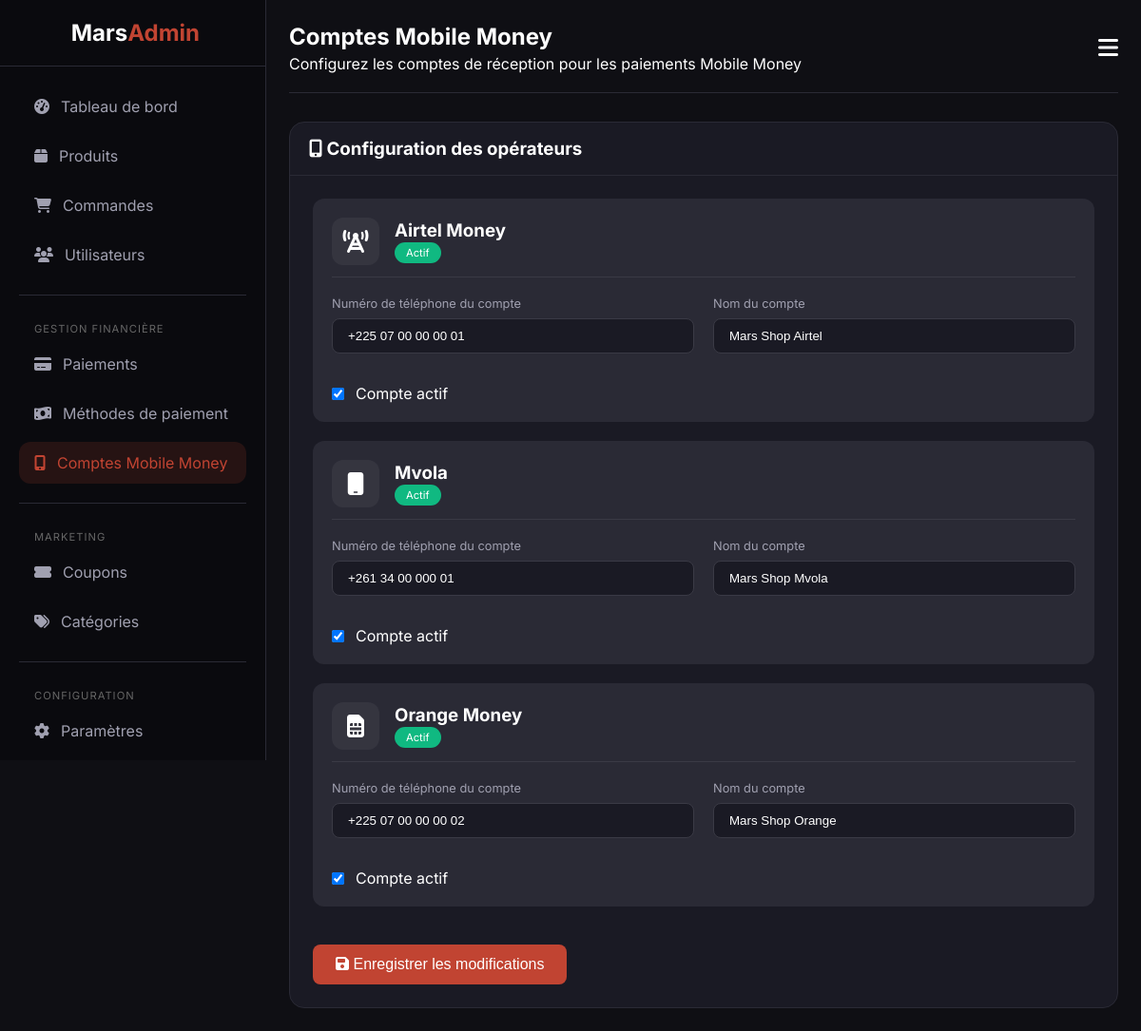
The app's page /admin/mobile-money-accounts.php (signed in) with its own data.
### tables this page shows
CREATE TABLE mobile_money_accounts (
    id INT AUTO_INCREMENT PRIMARY KEY,
    operator ENUM('airtel', 'mvola', 'orange') NOT NULL UNIQUE,
    operator_name VARCHAR(50) NOT NULL,
    phone_number VARCHAR(20) NOT NULL,
    account_name VARCHAR(100),
    is_active BOOLEAN DEFAULT TRUE,
    created_at TIMESTAMP DEFAULT CURRENT_TIMESTAMP,
    updated_at TIMESTAMP DEFAULT CURRENT_TIMESTAMP ON UPDATE CURRENT_TIMESTAMP
);

### admin/mobile-money-accounts.php (the view, shortened to what this page needs)
<?php
$conn = getConnection();
$stmt = $conn->query("SELECT * FROM mobile_money_accounts ORDER BY operator");
$accounts = $stmt->fetchAll();
$operators = [
    'airtel' => 'Airtel Money',
    'mvola' => 'Mvola',
    'orange' => 'Orange Money'
];
?>
<!DOCTYPE html>
<html lang="fr">
<head>
    <link rel="stylesheet" href="https://cdnjs.cloudflare.com/ajax/libs/font-awesome/6.4.0/css/all.min.css">
</head>
<body>
<div class="admin-wrapper">
    <?php include 'includes/sidebar.php'; ?>
    <main class="admin-main">
        <div class="admin-header">
            <div class="page-title">
                <h1>Comptes Mobile Money</h1>
                <p>Configurez les comptes de réception pour les paiements Mobile Money</p>
            </div>
            <div class="admin-user">
                <button class="mobile-toggle" id="mobileToggle" style="background:none;border:none;color:white;font-size:1.5rem;cursor:pointer;">
                    <i class="fas fa-bars"></i>
                </button>
            </div>
        </div>
        <div class="card">
            <div class="card-header">
                <h3><i class="fas fa-mobile-alt"></i> Configuration des opérateurs</h3>
            </div>
            <div class="card-body">
                <form method="POST">
                    <?php foreach($accounts as $account): ?>
                    <div class="account-card">
                        <div class="account-header">
                            <div class="account-icon">
                                <i class="fas fa-<?php echo $account['operator'] === 'airtel' ? 'tower-cell' : ($account['operator'] === 'mvola' ? 'mobile' : 'sim-card'); ?>"></i>
                            </div>
                            <div>
                                <h3><?php echo $operators[$account['operator']]; ?></h3>
                                <span class="status-badge <?php echo $account['is_active'] ? 'status-active' : 'status-inactive'; ?>">
                                    <?php echo $account['is_active'] ? 'Actif' : 'Inactif'; ?>
                                </span>
                            </div>
                        </div>
                        <div class="form-row">
                            <div class="form-group">
                                <label>Numéro de téléphone du compte</label>
                                <input type="tel" name="accounts[<?php echo $account['operator']; ?>][phone]" value="<?php echo $account['phone_number']; ?>" required>
                            </div>
                            <div class="form-group">
                                <label>Nom du compte</label>
                                <input type="text" name="accounts[<?php echo $account['operator']; ?>][name]" value="<?php echo $account['account_name']; ?>">
                            </div>
                        </div>
                        <div class="checkbox-group">
                            <input type="checkbox" name="accounts[<?php echo $account['operator']; ?>][active]" id="active_<?php echo $account['operator']; ?>" value="1" <?php echo $account['is_active'] ? 'checked' : ''; ?>>
                            <label for="active_<?php echo $account['operator']; ?>">Compte actif</label>
                        </div>
                    </div>
                    <?php endforeach; ?>
                    <button type="submit" name="update_accounts" class="btn-save">
                        <i class="fas fa-save"></i> Enregistrer les modifications
                    </button>
                </form>
            </div>
        </div>
    </main>
</div>
</body>
</html>

### admin/mobile-money-accounts.php (style rules this page uses)
* { margin: 0; padding: 0; box-sizing: border-box; }
body { font-family: 'Inter', sans-serif; background: #0f0f14; color: #ffffff; }
.admin-wrapper { display: flex; min-height: 100vh; }
.admin-main { flex: 1; margin-left: 280px; padding: 24px; }
.admin-header { display: flex; justify-content: space-between; align-items: center; margin-bottom: 30px; padding-bottom: 20px; border-bottom: 1px solid #2a2a35; }
.page-title h1 { font-size: 1.5rem; margin-bottom: 4px; }
.card { background: #1a1a24; border: 1px solid #2a2a35; border-radius: 16px; overflow: hidden; }
.card-header { padding: 16px 20px; border-bottom: 1px solid #2a2a35; }
.card-body { padding: 24px; }
.account-card { background: #2a2a35; border-radius: 12px; padding: 20px; margin-bottom: 20px; }
.account-header { display: flex; align-items: center; gap: 16px; margin-bottom: 20px; padding-bottom: 12px; border-bottom: 1px solid #3a3a45; }
.account-icon { width: 50px; height: 50px; background: rgba(255,255,255,0.05); border-radius: 12px; display: flex; align-items: center; justify-content: center; }
.account-icon i { font-size: 1.5rem; }
.form-row { display: grid; grid-template-columns: 1fr 1fr; gap: 20px; }
.form-group { margin-bottom: 16px; }
.form-group label { display: block; margin-bottom: 8px; font-size: 0.8rem; color: #a0a0b0; }
.form-group input { width: 100%; padding: 10px 16px; background: #1a1a24; border: 1px solid #3a3a45; border-radius: 8px; color: white; }
.checkbox-group { display: flex; align-items: center; gap: 12px; margin-top: 16px; }
.btn-save { background: #c14432; color: white; padding: 12px 24px; border: none; border-radius: 8px; cursor: pointer; font-size: 1rem; margin-top: 20px; }
.status-badge { display: inline-block; padding: 4px 12px; border-radius: 20px; font-size: 0.7rem; }
.status-active { background: #10b981; }

### records on screen
mobile_money_accounts: operator "Airtel Money", shows "Actif", phone_number "+225 07 00 00 00 01", account_name "Mars Shop Airtel", is_active "☑"
mobile_money_accounts: operator "Mvola", shows "Actif", phone_number "+261 34 00 000 01", account_name "Mars Shop Mvola", is_active "☑"
mobile_money_accounts: operator "Orange Money", shows "Actif", phone_number "+225 07 00 00 00 02", account_name "Mars Shop Orange", is_active "☑"
